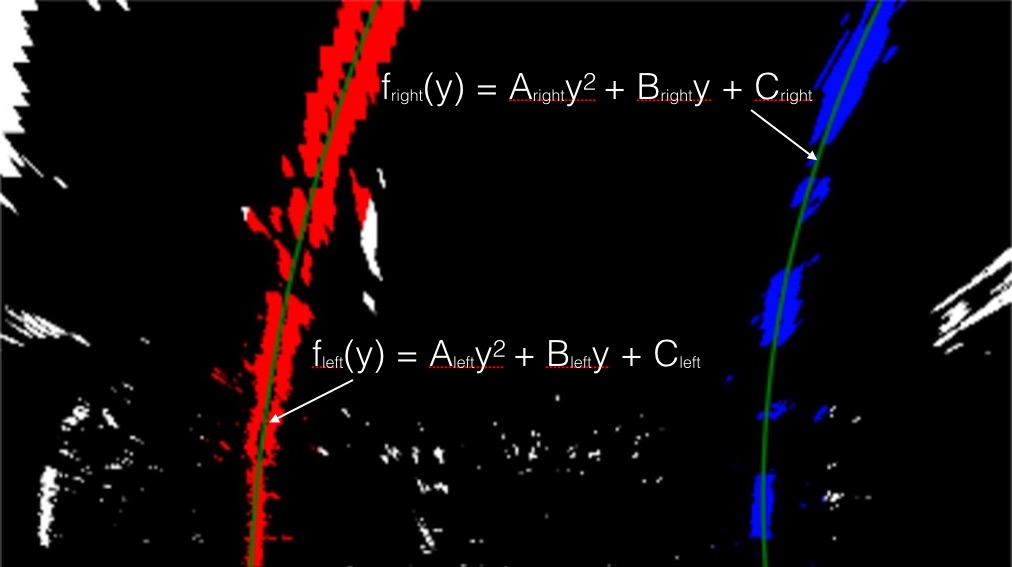
#> input picture examples/color_fit_lines.jpg, 1012 x 567 px
$ python -i gradient.py   (imports and definitions only)   (older library calls are emulated)
#> lines starting #> are read from the running program, lines starting #| are printed output that depends on the picture
import cv2
import numpy as np

class Gradient:
    def __init__(self, kernel_size = 3):
        self.kernel_size_ = kernel_size
        self.x_ = []
        self.y_ = []

    def CalculateGradient(self, img):
        gray = cv2.cvtColor(img, cv2.COLOR_RGB2GRAY)
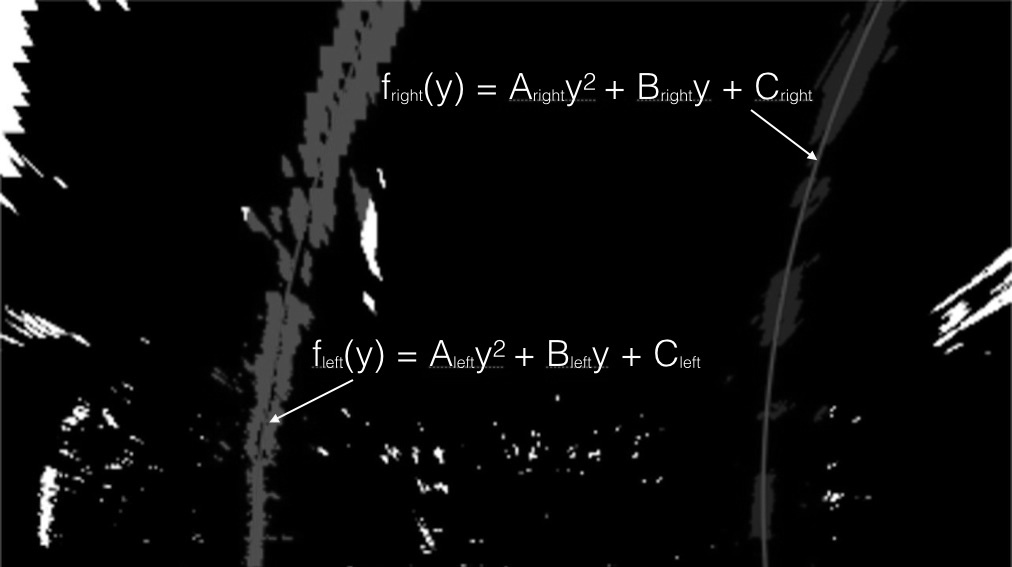
#> gray: shape (567, 1012); min 0, max 255, mean 10.8
        self.x_ = cv2.Sobel(gray, cv2.CV_64F, 1, 0, ksize=self.kernel_size_)
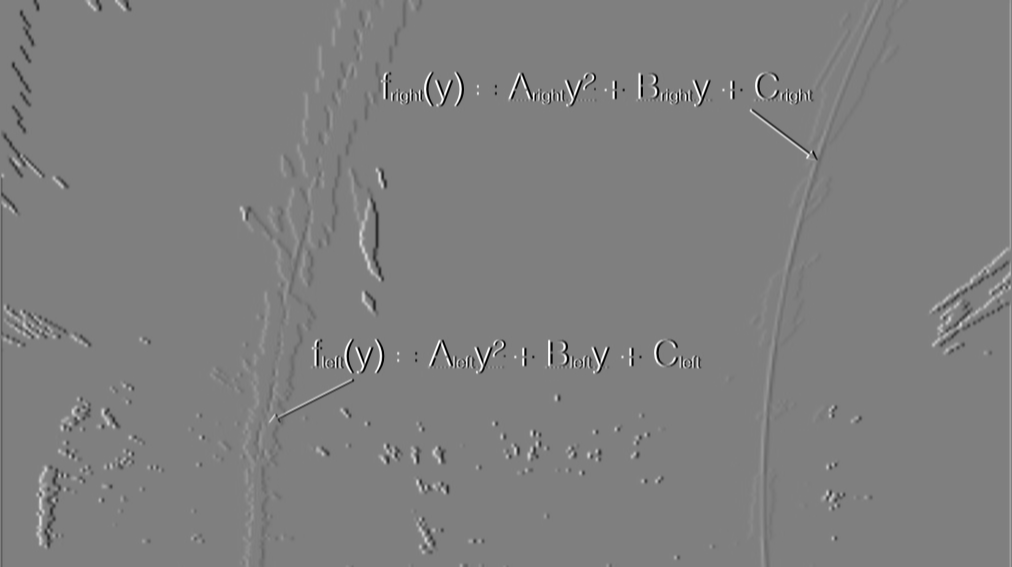
#> self.x_: shape (567, 1012) float64; min -1020, max 1020, mean -0.4; drawn with min black and max white
        self.y_ = cv2.Sobel(gray, cv2.CV_64F, 0, 1, ksize=self.kernel_size_)
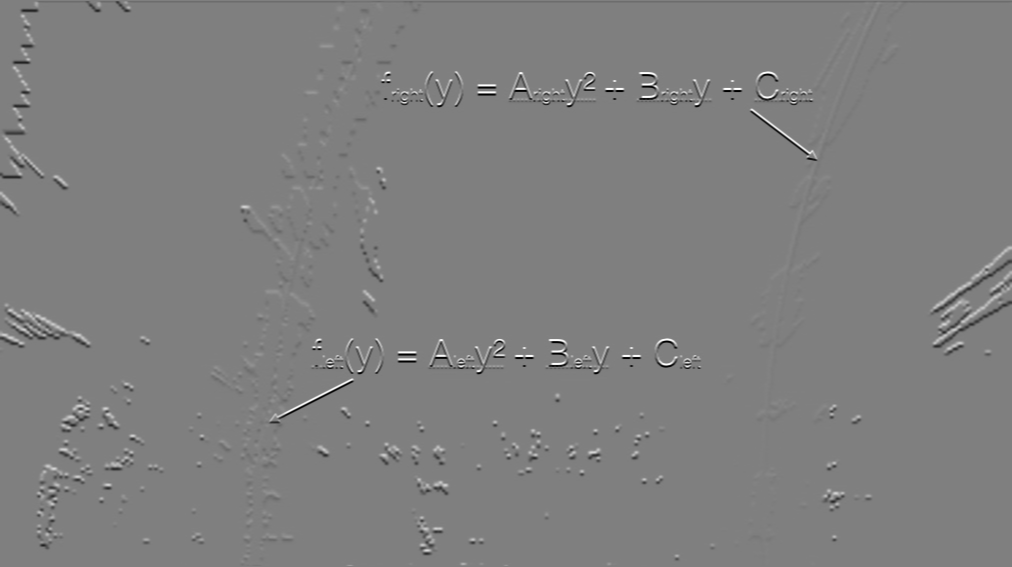
#> self.y_: shape (567, 1012) float64; min -1020, max 1020, mean -0.6; drawn with min black and max white

    def Scale(self, img, peak = 255):
        return np.uint8(peak * img / np.max(img))

    def AbsoluteThreshold(self, thresh=(0, 255)):
        absolute = (np.absolute(self.x_), np.absolute(self.y_))
        scaled_abs = (self.Scale(absolute[0]), self.Scale(absolute[1]))
        output = np.zeros_like(scaled_abs)
        output[0, (scaled_abs[0] > thresh[0]) & (scaled_abs[0] < thresh[1])] = 1
        output[1, (scaled_abs[1] > thresh[0]) & (scaled_abs[1] < thresh[1])] = 1
        return output

    def MagnitudeThreshold(self, thresh=(0, 255)):
        magnitude = np.sqrt(self.x_ ** 2 + self.y_ ** 2)
        scaled_mag = self.Scale(magnitude)
        output = np.zeros_like(scaled_mag)
        output[(scaled_mag > thresh[0]) & (scaled_mag < thresh[1])] = 1
        return output

    def DirectionThreshold(self, thresh=(0, np.pi/2)):
        absolute = (np.absolute(self.x_), np.absolute(self.y_))
        atan_abs_sob_gra = np.arctan2(absolute[1], absolute[0])
        output = np.zeros_like(self.x_)
        output[(atan_abs_sob_gra > thresh[0]) & (atan_abs_sob_gra < thresh[1])] = 1
        return output

>>> import cv2
>>> picture = cv2.cvtColor(cv2.imread('../examples/color_fit_lines.jpg'), cv2.COLOR_BGR2RGB)
>>> result = Gradient().CalculateGradient(picture)
